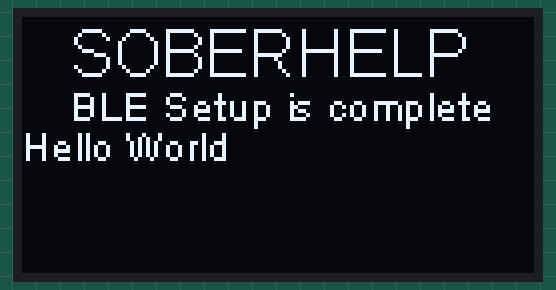
Recording of a sketch running on a simulated ESP32. Parts: 128×64 one-colour display. Nothing arrives over Bluetooth unless stated; a phone connects over Bluetooth LE 3 s after start; what the sketch prints to the serial monitor is not drawn.

Above: at 0.1 s.

The sketch:

BLE_server.ino
```cpp
#include <Wire.h>
#include "SSD1306Wire.h"
#include <BLEDevice.h>
#include <BLEUtils.h>
#include <BLEServer.h>
#define _GLIBCXX_USE_CXX11_ABI 0
#define SERVICE_UUID        "4fafc201-1fb5-459e-8fcc-c5c9c331914b"
#define CHARACTERISTIC_UUID "beb5483e-36e1-4688-b7f5-ea07361b26a8"

SSD1306Wire display(0x3c, SDA, SCL);    //the display
String boop;                            //string for reading bluetooth data for display
BLECharacteristic *pCharacteristic;     //the ble data

void setup() {
  Serial.begin(9600);         //really important that this is same in serial reader and on swift side

  //OLED DISPLAY INIT
  display.init();               //initiate the display

  display.setFont(ArialMT_Plain_10);    //sets the display font

  //BLE INIT
  BLEDevice::init("SOBERHELP");         //initiate BLE server
  BLEServer *pServer = BLEDevice::createServer();           //BLE server part 2
  BLEService *pService = pServer->createService(SERVICE_UUID);    //same stuff here
  pCharacteristic = pService->createCharacteristic(
                                         CHARACTERISTIC_UUID,
                                         BLECharacteristic::PROPERTY_READ |   //allows the read and write
                                         BLECharacteristic::PROPERTY_WRITE    //for the bluetooth data
                                       );

  pCharacteristic->setValue("Hello World");       //sets default value of bluetooth data
  pService->start();                              //note: its cool that you dont have to convert
  BLEAdvertising *pAdvertising = BLEDevice::getAdvertising();//the string type for arduino
  pAdvertising->addServiceUUID(SERVICE_UUID);
  pAdvertising->setScanResponse(true);  //more bluetooth setup just like it looks
  pAdvertising->setMinPreferred(0x06);  // functions that help with iPhone connections issue
  pAdvertising->setMinPreferred(0x12);
  BLEDevice::startAdvertising();        //makes the device discoveravble
  Serial.println("BLE Setup complete! check in iphone");  //sends serial info about bluetooth

}

void loop() {
  // put your main code here, to run repeatedly:
  display.clear();                                    //all display stuff this clears the display
  display.setTextAlignment(TEXT_ALIGN_LEFT);          //all stuff below just prints stuff out
  display.setFont(ArialMT_Plain_16);
  display.drawString(0,0,"   SOBERHELP");
  display.setFont(ArialMT_Plain_10);
  display.drawString(0,16,"    BLE Setup is complete");
  boop = (String)pCharacteristic->getValue().c_str();   //gets the value of ble data and converts to cstr
  display.drawString(0,26, boop);                       //really important to use cstr, String() dont work
  display.display();                                  //this makes everything actually print
  if((String)pCharacteristic->getValue().c_str() == "hello"){
      delay(3000);
      pCharacteristic->setValue("Whats up");
  }
}
```
